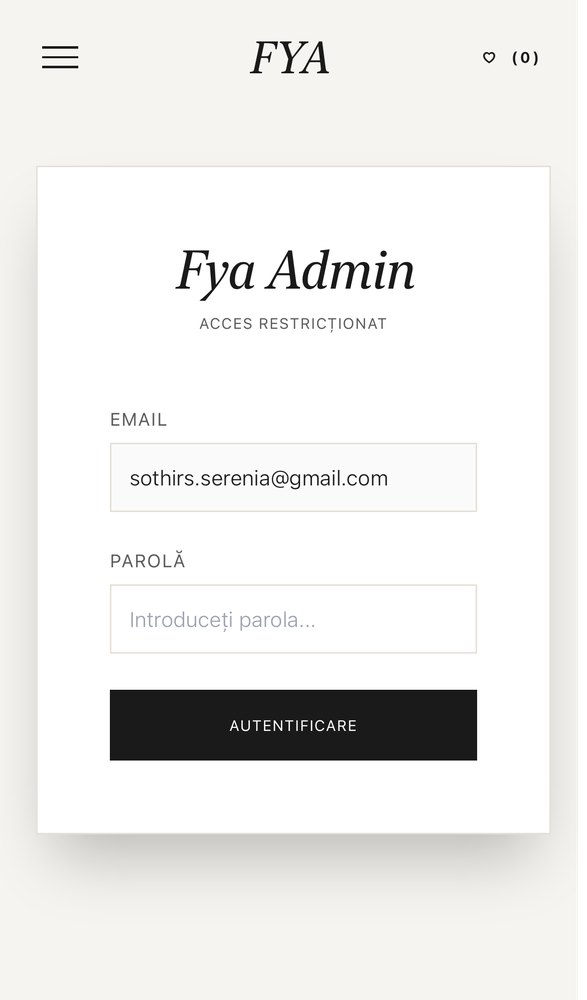
#> input picture playwright-report/data/14af1d3654ca24bdd77823f7e6987062e0a36df2.png, 587 x 1000 px, shrunk from 1170 x 1992 before the run
$ python crop_head.py ../playwright-report/data/14af1d3654ca24bdd77823f7e6987062e0a36df2.png out.png
#> lines starting #> are read from the running program, lines starting #| are printed output that depends on the picture
import sys
import os
from PIL import Image

def main():
    if len(sys.argv) < 3:
        print("Usage: python crop_head.py <input_path> <output_path>")
        sys.exit(1)

    in_path = sys.argv[1]
    out_path = sys.argv[2]

    if not os.path.exists(in_path):
        print(f"File not found: {in_path}")
        sys.exit(1)

    out_dir = os.path.dirname(out_path)
    if out_dir and not os.path.exists(out_dir):
        os.makedirs(out_dir)

    try:
        img = Image.open(in_path)
#> img is the input picture: PIL image 587x1000 RGBA; mean R, G, B, A 233.8, 232.9, 231.3, 251.1
        width, height = img.size
#> width = 587; height = 1000
        # crop top 25%
        top = int(height * 0.25)
#> top = 250
        cropped_img = img.crop((0, top, width, height))
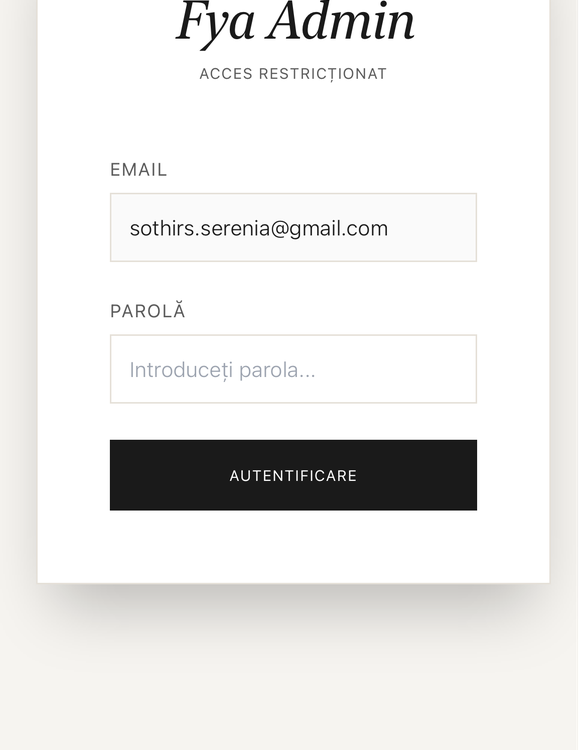
#> cropped_img: PIL image 587x750 RGBA; mean R, G, B, A 230.5, 229.8, 228.5, 251.1; transparent parts drawn white
        cropped_img.save(out_path)
        print(f"Cropped: {out_path}")
    except Exception as e:
        print(f"Error processing {in_path}: {e}")
        sys.exit(1)

if __name__ == "__main__":
    main()

$ run again, on playwright-report/data/2c4c5b96e6fd5cb05e33585a542905176020b636.png
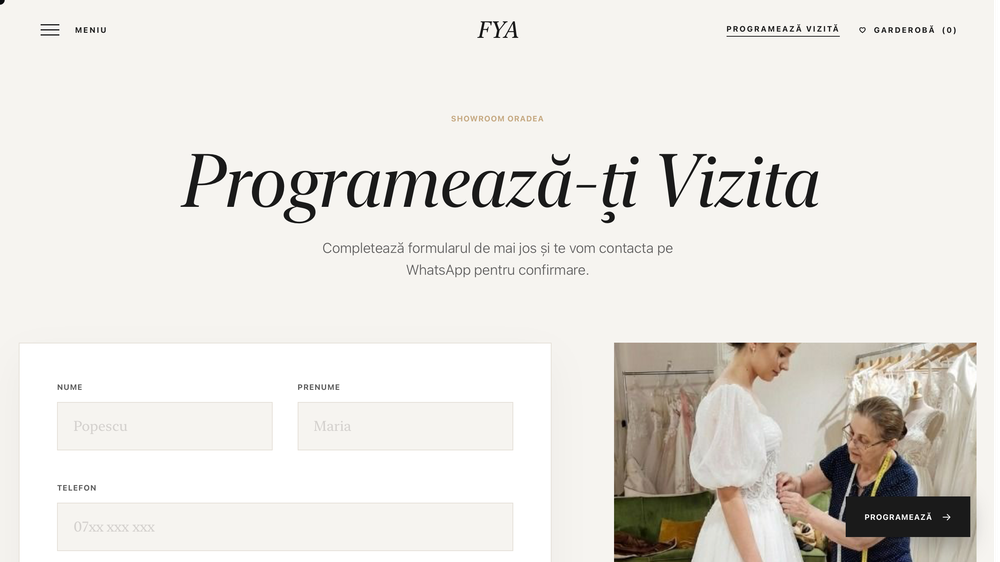
#> input picture playwright-report/data/2c4c5b96e6fd5cb05e33585a542905176020b636.png, 1000 x 562 px, shrunk from 2560 x 1440 before the run
#> in main, img is the input picture: PIL image 1000x562 RGBA; mean R, G, B, A 229.5, 226.5, 221.7, 253.8
#> in main, `cropped_img = img.crop((0, top, width, height))`:
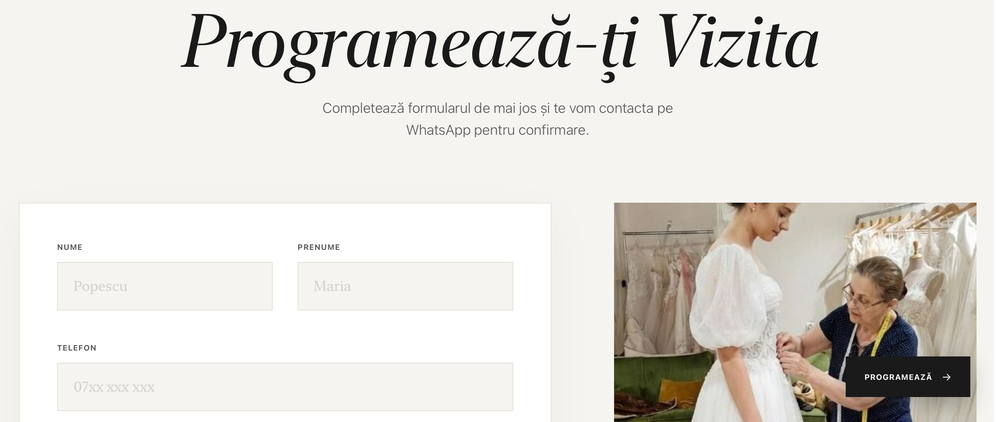
#> cropped_img: PIL image 1000x422 RGBA; mean R, G, B, A 224.8, 221.4, 216.3, 253.8; transparent parts drawn white

$ run again, on playwright-report/data/45ab3d356f2b1a167c61f0fc44fa192947db4c7d.png
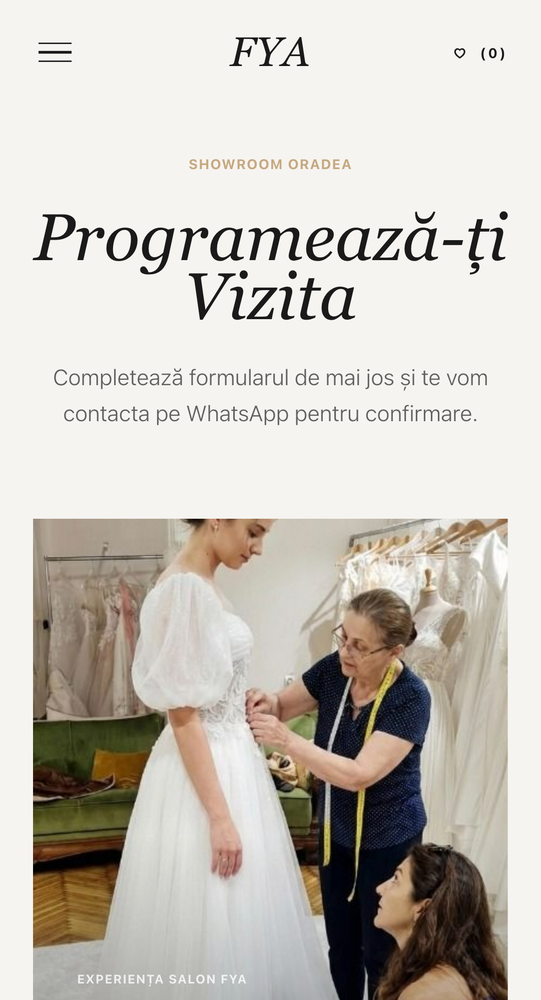
#> input picture playwright-report/data/45ab3d356f2b1a167c61f0fc44fa192947db4c7d.png, 541 x 1000 px, shrunk from 1081 x 1999 before the run
#> in main, img is the input picture: PIL image 541x1000 RGB; mean R, G, B 202, 196.6, 189
#> in main, `cropped_img = img.crop((0, top, width, height))`:
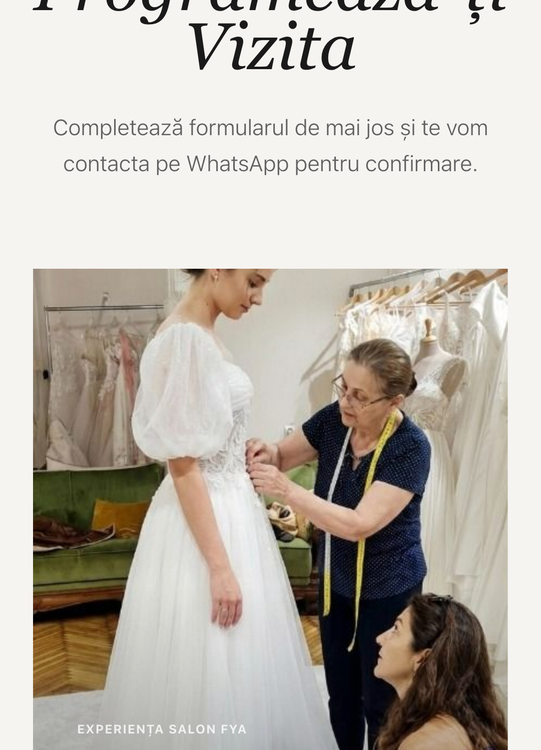
#> cropped_img: PIL image 541x750 RGB; mean R, G, B 190.1, 183.7, 174.8
